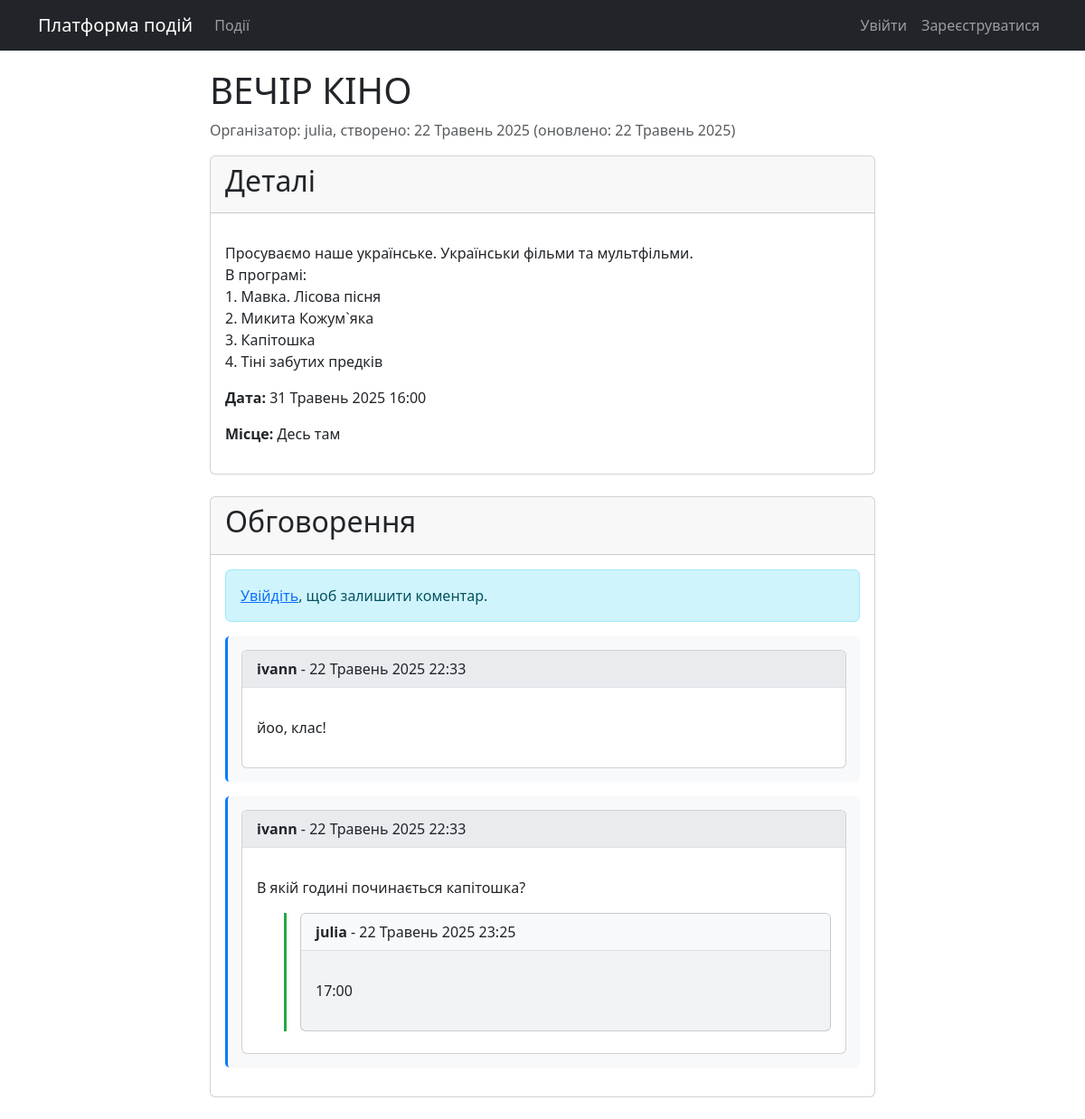
The app's page /events/2/ with its own data.
### events/models.py (models this page shows, shortened)
class Event(models.Model):
    title = models.CharField(max_length=200)
    description = models.TextField()
    date = models.DateTimeField()
    location = models.CharField(max_length=200)
    organizer = models.ForeignKey(User, on_delete=models.CASCADE)
    created_at = models.DateTimeField(auto_now_add=True)
    updated_at = models.DateTimeField(auto_now=True)

class Comment(models.Model):
    event = models.ForeignKey(Event, on_delete=models.CASCADE, related_name='comments')
    author = models.ForeignKey(User, on_delete=models.CASCADE)
    text = models.TextField()
    created_at = models.DateTimeField(auto_now_add=True)
    parent = models.ForeignKey('self', null=True, blank=True, on_delete=models.CASCADE, related_name='replies')
    class Meta:
        ordering = ['created_at']

### events/views.py (the view)
# urls.py: path('events/<int:pk>/', views.event_detail, name='event_detail'),
def event_detail(request, pk):
    event = get_object_or_404(Event, pk=pk)
    comments = Comment.objects.filter(event=event, parent=None).order_by('created_at')
    if request.method == 'POST' and 'comment_submit' in request.POST:
        comment_form = CommentForm(request.POST)
        if comment_form.is_valid() and request.user.is_authenticated:
            new_comment = comment_form.save(commit=False)
            new_comment.event = event
            new_comment.author = request.user
            new_comment.save()
            messages.success(request, 'Коментар додано успішно!')
            return redirect('event_detail', pk=event.pk)
    else:
        comment_form = CommentForm()
    reply_form = ReplyForm()
    context = {
        'event': event,
        'comments': comments,
        'comment_form': comment_form,
        'reply_form': reply_form,
    }
    return render(request, 'events/event_detail.html', context)

### templates/events/event_detail.html (shortened to what this page needs)
{% extends 'base.html' %}
{% block content %}
<div class="row">
    <div class="col-md-8 offset-md-2">
        <h1>{{ event.title }}</h1>
        <p class="text-muted">
            Організатор: <span class="event-organizer">{{ event.organizer.username }}</span>,
            створено: <span class="event-date">{{ event.created_at|date:"d F Y" }}</span>
            {% if event.updated_at %}(оновлено: <span class="event-date">{{ event.updated_at|date:"d F Y" }}</span>){% endif %}
        </p>
        <div class="card mb-4 event-details">
            <div class="card-header">
                <h2>Деталі</h2>
            </div>
            <div class="card-body">
                <p>{{ event.description|linebreaks }}</p>
                <p><strong>Дата:</strong> {{ event.date|date:"d F Y H:i" }}</p>
                <p><strong>Місце:</strong> {{ event.location }}</p>
            </div>
        </div>
        <div class="card mb-4 discussion-section">
            <div class="card-header">
                <h2>Обговорення</h2>
            </div>
            <div class="card-body">
                {% if user.is_authenticated %}
                <div class="mb-4">
                    <h3>Додати коментар</h3>
                    <form method="post" action="{% url 'event_detail' event.pk %}">
                        {% csrf_token %}
                        {{ comment_form.as_p }}
                        <button type="submit" name="comment_submit" class="btn btn-primary">Надіслати</button>
                    </form>
                </div>
                {% else %}
                <div class="alert alert-info">
                    <a href="{% url 'login' %}">Увійдіть</a>, щоб залишити коментар.
                </div>
                {% endif %}
                <div class="comments-section">
                    {% for comment in comments %}
                    <div class="comment mb-3" id="comment-{{ comment.id }}">
                        <div class="card">
                            <div class="card-header d-flex justify-content-between align-items-center">
                                <span><strong>{{ comment.author.username }}</strong> - {{ comment.created_at|date:"d F Y H:i" }}</span>
                            </div>
                            <div class="card-body">
                                <p>{{ comment.text|linebreaks }}</p>
                                {% if comment.replies.all %}
                                <div class="replies mt-3">
                                    {% for reply in comment.replies.all %}
                                    <div class="reply card mb-2">
                                        <div class="card-header d-flex justify-content-between align-items-center bg-light">
                                            <span><strong>{{ reply.author.username }}</strong> - {{ reply.created_at|date:"d F Y H:i" }}</span>
                                        </div>
                                        <div class="card-body">
                                            <p>{{ reply.text|linebreaks }}</p>
                                        </div>
                                    </div>
                                    {% endfor %}
                                </div>
                                {% endif %}
                            </div>
                        </div>
                    </div>
                    {% empty %}
                    <p class="text-muted">Поки немає коментарів. Будьте першим!</p>
                    {% endfor %}
                </div>
            </div>
        </div>
    </div>
</div>
{% endblock %}

### templates/base.html (style rules this page uses)
.comment { border-left: 3px solid #007bff; padding: 15px; margin-bottom: 15px; background-color: #f8f9fa; border-radius: 5px; }
.comment .card-header { background-color: #e9ecef; border-bottom: 1px solid #dee2e6; }
.replies { margin-left: 30px; border-left: 3px solid #28a745; padding-left: 15px; margin-top: 15px; }
.reply { background-color: #f1f3f4; margin-bottom: 10px; }
.reply .card-header { background-color: #e2e6ea; }
.comment, .reply { animation: fadeIn 0.3s ease-in; }

### records on screen
Event: title "ВЕЧІР КІНО", organizer.username "julia", created_at "22 Травень 2025", updated_at "22 Травень 2025", description "Просуваємо наше українське. Українськи фільми та мультфільми. В програмі: 1. Мавка. Лісова пісня 2. Микита Кожум`яка 3. Капітошка 4. Тіні забутих предків", date "31 Травень 2025 16:00", location "Десь там"
Comment: author.username "ivann", created_at "22 Травень 2025 22:33", text "йоо, клас!"
Comment: author.username "ivann", created_at "22 Травень 2025 22:33", text "В якій годині починається капітошка?"
Comment: author.username "julia", created_at "22 Травень 2025 23:25", text "17:00"
